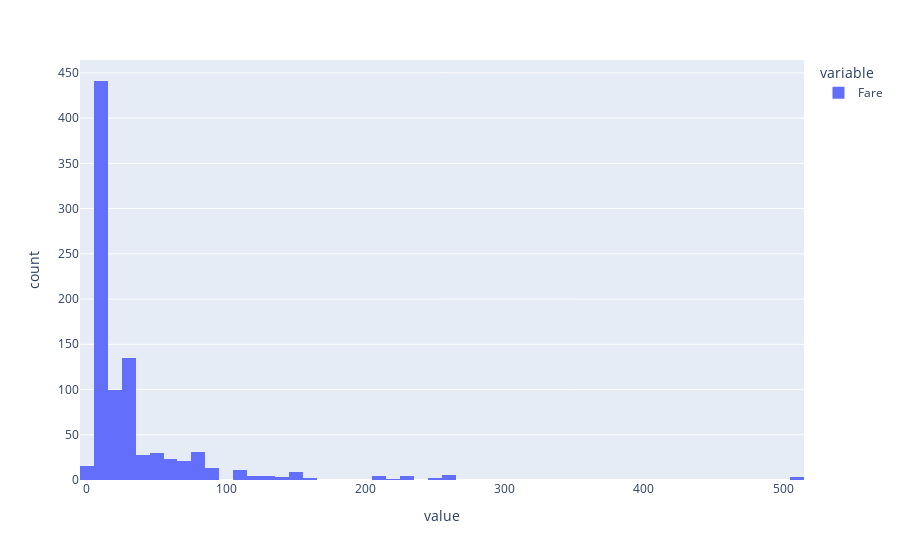
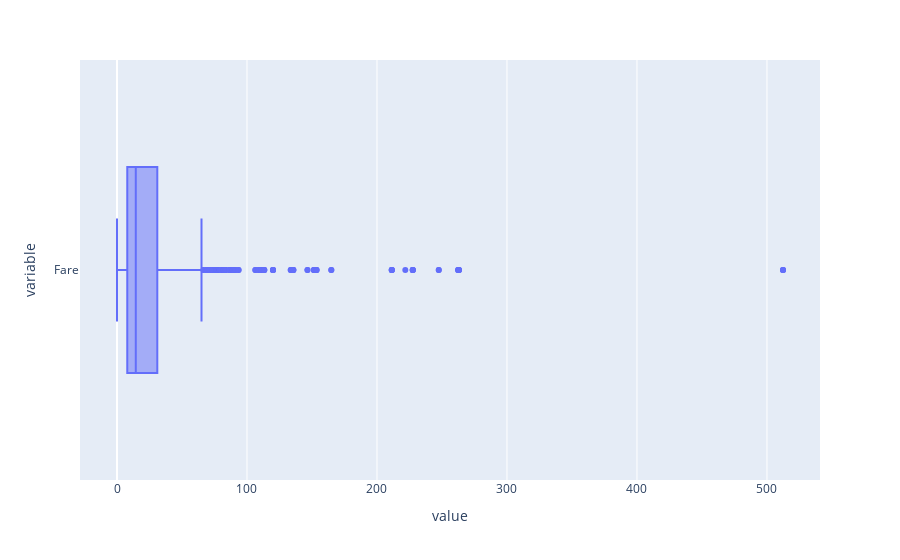

The code cell stored with these charts, in order, in its notebook:
### Code cell
fig = px.histogram(df['Fare'])
fig.show()
fig = px.box(df['Fare'], orientation='h')
fig.show()

### Figure 1 — Plotly figure (JSON) as saved in the notebook; plotly's stock layout.template omitted (floating-point values rounded to 4 significant figures; data arrays with more than 128 entries replaced by an {"elided": "..."} marker saying what was removed)
{"data": [{"alignmentgroup": "True", "bingroup": "x", "hovertemplate": "variable=Fare<br>value=%{x}<br>count=%{y}<extra></extra>", "legendgroup": "Fare", "marker": {"color": "#636efa", "pattern": {"shape": ""}}, "name": "Fare", "offsetgroup": "Fare", "orientation": "v", "showlegend": true, "type": "histogram", "x": {"elided": "891 float values"}, "xaxis": "x", "yaxis": "y"}], "layout": {"barmode": "relative", "legend": {"title": {"text": "variable"}, "tracegroupgap": 0}, "margin": {"t": 60}, "xaxis": {"anchor": "y", "domain": [0, 1], "title": {"text": "value"}}, "yaxis": {"anchor": "x", "domain": [0, 1], "title": {"text": "count"}}}}

### Figure 2 — Plotly figure (JSON) as saved in the notebook; plotly's stock layout.template omitted (floating-point values rounded to 4 significant figures; data arrays with more than 128 entries replaced by an {"elided": "..."} marker saying what was removed)
{"data": [{"alignmentgroup": "True", "hovertemplate": "value=%{x}<br>variable=%{y}<extra></extra>", "legendgroup": "", "marker": {"color": "#636efa"}, "name": "", "notched": false, "offsetgroup": "", "orientation": "h", "showlegend": false, "type": "box", "x": {"elided": "891 float values"}, "x0": " ", "xaxis": "x", "y": {"elided": "891 str values"}, "y0": " ", "yaxis": "y"}], "layout": {"boxmode": "group", "legend": {"tracegroupgap": 0}, "margin": {"t": 60}, "xaxis": {"anchor": "y", "domain": [0, 1], "title": {"text": "value"}}, "yaxis": {"anchor": "x", "domain": [0, 1], "title": {"text": "variable"}}}}
